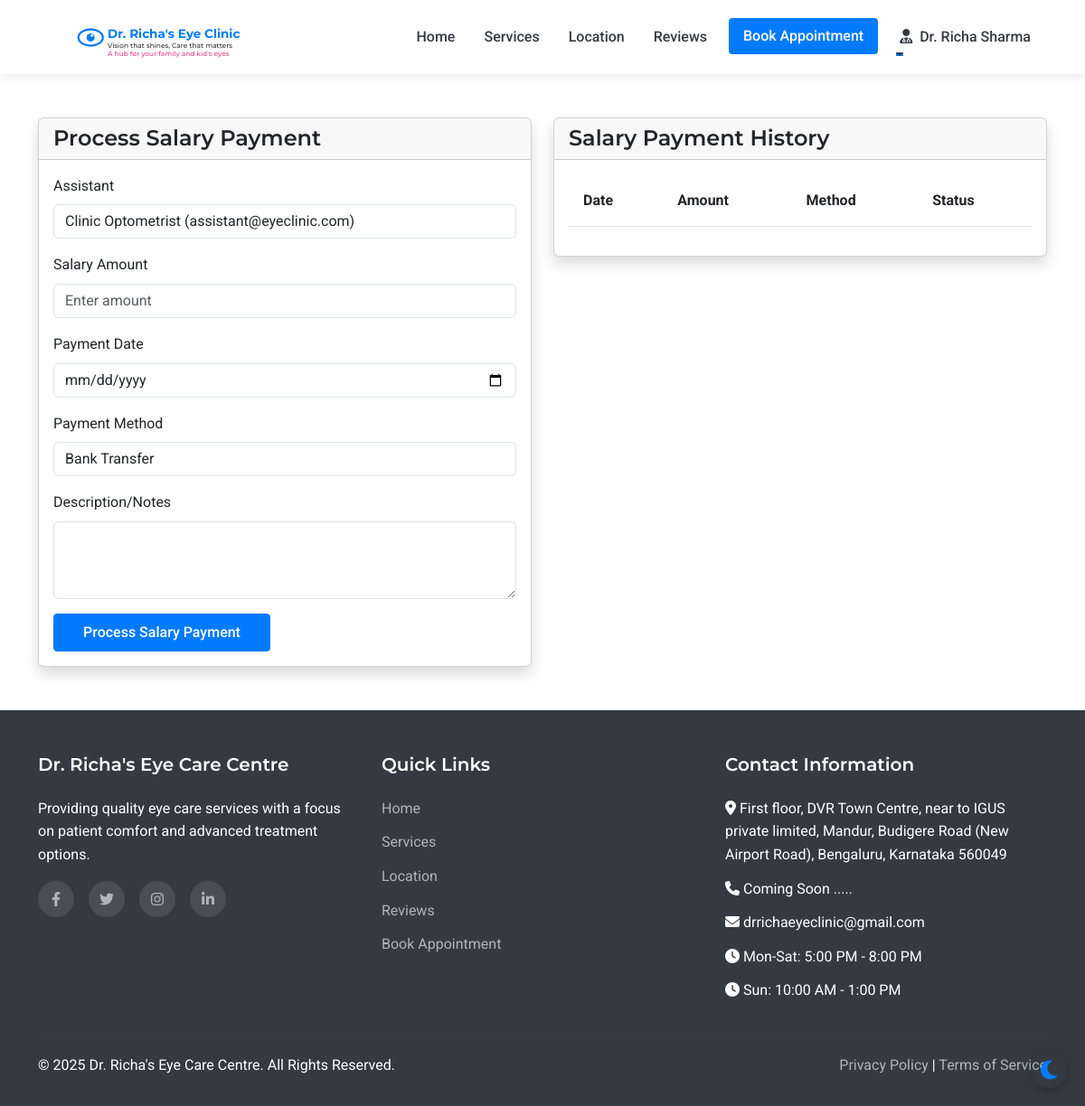
The page /admin/assistant-salary (signed in) on the database as committed earlier.
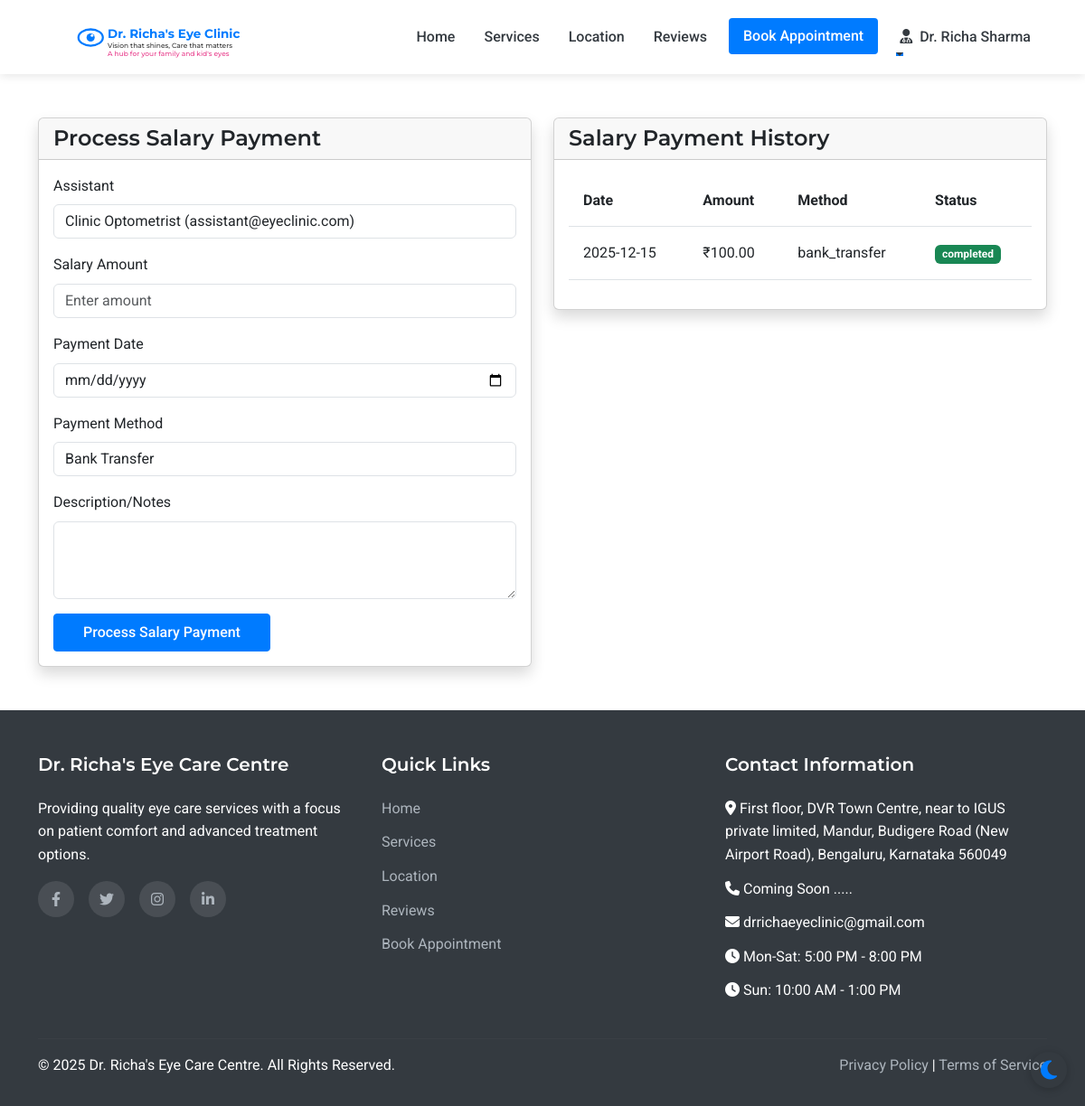
The same page on the database as committed later.
### models.py (models this page shows, shortened)
class Staff(UserMixin, db.Model):
    __abstract__ = True
    id = db.Column(db.Integer, primary_key=True)
    username = db.Column(db.String(64), unique=True, nullable=False)
    email = db.Column(db.String(120), unique=True, nullable=False)
    password_hash = db.Column(db.String(256), nullable=False)
    full_name = db.Column(db.String(100), nullable=False)
    mobile_number = db.Column(db.String(15), nullable=False)

class Doctor(Staff):
    __tablename__ = 'doctor'
    qualifications = db.Column(db.String(200), nullable=True)
    specialization = db.Column(db.String(200), nullable=True)

class Assistant(Staff):
    __tablename__ = 'assistant'
    position = db.Column(db.String(100), nullable=True, default='Optometrist')
    full_name = db.Column(db.String(100), nullable=True, default='Optometrist')
    joining_date = db.Column(db.Date, nullable=True)
    salary_records = db.relationship('Salary', backref='assistant', lazy=True)

class Salary(db.Model):
    id = db.Column(db.Integer, primary_key=True)
    assistant_id = db.Column(db.Integer, db.ForeignKey('assistant.id'), nullable=False)
    amount = db.Column(db.Float, nullable=False)
    payment_date = db.Column(db.Date, nullable=False)
    payment_method = db.Column(db.String(50), nullable=False)  # bank_transfer, cash, stripe, etc.
    transaction_id = db.Column(db.String(100), nullable=True)
    status = db.Column(db.String(20), default='pending')  # pending, completed, failed
    description = db.Column(db.Text, nullable=True)
    created_at = db.Column(db.DateTime, default=datetime.utcnow)

### routes.py (the view, shortened to what this page needs)
@app.route('/admin/assistant-salary', methods=['GET', 'POST'])
@login_required
def admin_assistant_salary():
    if not isinstance(current_user, Doctor):
        flash('Access denied. Doctor privileges required.', 'danger')
        return redirect(url_for('index'))
    form = SalaryForm()
    assistants = Assistant.query.all()
    form.assistant_id.choices = [(assistant.id, f"{assistant.full_name} ({assistant.email})") for assistant in assistants]
    assistants = Assistant.query.all()
    salary_records = []
    for assistant in assistants:
        assistant_salaries = Salary.query.filter_by(assistant_id=assistant.id).order_by(desc(Salary.payment_date)).all()
        salary_records.extend(assistant_salaries)
    salary_records.sort(key=lambda x: x.payment_date, reverse=True)
    return render_template('admin/assistant_salary.html', form=form, salary_records=salary_records, assistants=assistants)

### forms.py
class SalaryForm(FlaskForm):
    assistant_id = SelectField('Assistant', coerce=int, validators=[DataRequired()])
    amount = StringField('Salary Amount', validators=[DataRequired()])
    payment_date = DateField('Payment Date', validators=[DataRequired()])
    payment_method = SelectField('Payment Method', choices=[
        ('bank_transfer', 'Bank Transfer'),
        ('cash', 'Cash'),
        ('stripe', 'Stripe'),
        ('other', 'Other')
    ], validators=[DataRequired()])
    description = TextAreaField('Description/Notes', validators=[Optional(), Length(max=500)])
    submit = SubmitField('Process Salary Payment')

### app.py (called while the page is built)
@login_manager.user_loader
def load_user(user_id):
    from models import Doctor, Assistant, Admin, Patient
    try:
        if user_id.startswith('doctor_'):
            return Doctor.query.get(int(user_id.split('_')[1]))
        elif user_id.startswith('assistant_'):
            return Assistant.query.get(int(user_id.split('_')[1]))
        elif user_id.startswith('admin_'):
            return Admin.query.get(int(user_id.split('_')[1]))
        else:
            return Patient.query.get(int(user_id))
    except (ValueError, AttributeError):
        return None

### routes.py (called while the page is built)
@app.context_processor
def inject_now():
    return {'now': datetime.now()}

### templates/admin/assistant_salary.html (shortened to what this page needs)
{% extends 'layout.html' %}
{% block content %}
<div class="container py-5">
    <div class="row">
        <div class="col-lg-6">
            <div class="card shadow">
                <div class="card-header">
                    <h4 class="mb-0">Process Salary Payment</h4>
                </div>
                <div class="card-body">
                    <form method="POST">
                        <div class="mb-3">
                            {{ form.assistant_id.label(class="form-label") }}
                            {{ form.assistant_id(class="form-control") }}
                        </div>
                        <div class="mb-3">
                            {{ form.amount.label(class="form-label") }}
                            {{ form.amount(class="form-control", placeholder="Enter amount") }}
                        </div>
                        <div class="mb-3">
                            {{ form.payment_date.label(class="form-label") }}
                            {{ form.payment_date(class="form-control", type="date") }}
                        </div>
                        <div class="mb-3">
                            {{ form.payment_method.label(class="form-label") }}
                            {{ form.payment_method(class="form-control") }}
                        </div>
                        <div class="mb-3">
                            {{ form.description.label(class="form-label") }}
                            {{ form.description(class="form-control", rows="3") }}
                        </div>
                        {{ form.submit(class="btn btn-primary") }}
                    </form>
                </div>
            </div>
        </div>
        <div class="col-lg-6">
            <div class="card shadow">
                <div class="card-header">
                    <h4 class="mb-0">Salary Payment History</h4>
                </div>
                <div class="card-body">
                    <div class="table-responsive">
                        <table class="table">
                            <thead>
                                <tr>
                                    <th>Date</th>
                                    <th>Amount</th>
                                    <th>Method</th>
                                    <th>Status</th>
                                </tr>
                            </thead>
                            <tbody>
                                {% for salary in salary_records %}
                                <tr>
                                    <td>{{ salary.payment_date.strftime('%Y-%m-%d') }}</td>
                                    <td>₹{{ "%.2f"|format(salary.amount) }}</td>
                                    <td>{{ salary.payment_method }}</td>
                                    <td>
                                        <span class="badge bg-success">{{ salary.status }}</span>
                                    </td>
                                </tr>
                                {% endfor %}
                            </tbody>
                        </table>
                    </div>
                </div>
            </div>
        </div>
    </div>
</div>
{% endblock %}

### templates/layout.html (shortened to what this page needs)
<!DOCTYPE html>
<html lang="en">
<head>
    <link href="https://cdn.jsdelivr.net/npm/bootstrap@5.3.0-alpha1/dist/css/bootstrap.min.css" rel="stylesheet">
    <link rel="stylesheet" href="https://cdn.jsdelivr.net/npm/flatpickr/dist/flatpickr.min.css">
    <link rel="stylesheet" href="https://cdnjs.cloudflare.com/ajax/libs/font-awesome/6.1.1/css/all.min.css">
    <link rel="stylesheet" href="{{ url_for('static', filename='css/style.css') }}">
</head>
<body>
    <nav class="navbar navbar-expand-lg sticky-top">
        <div class="container">
            <a class="navbar-brand" href="{{ url_for('index') }}" id="clinic-logo">
                <div id="interactive-logo-container" style="height: 60px;"></div>
            </a>
            <div class="collapse navbar-collapse" id="navbarNav">
                <ul class="navbar-nav ms-auto">
                    <li class="nav-item">
                        <a class="nav-link {% if request.path == url_for('index') %}active{% endif %}" href="{{ url_for('index') }}">Home</a>
                    </li>
                    <li class="nav-item">
                        <a class="nav-link {% if request.path == url_for('services') %}active{% endif %}" href="{{ url_for('services') }}">Services</a>
                    </li>
                    <li class="nav-item">
                        <a class="nav-link {% if request.path == url_for('location') %}active{% endif %}" href="{{ url_for('location') }}">Location</a>
                    </li>
                    <li class="nav-item">
                        <a class="nav-link {% if request.path == url_for('reviews') %}active{% endif %}" href="{{ url_for('reviews') }}">Reviews</a>
                    </li>
                    <li class="nav-item">
                        <a class="nav-link btn btn-primary text-white px-3 ms-lg-2" href="{{ url_for('appointment') }}">Book Appointment</a>
                    </li>
                    {% if current_user.is_authenticated %}
                        {% if current_user.__class__.__name__ == 'Patient' %}
                            <li class="nav-item dropdown">
                                <a class="nav-link dropdown-toggle" href="#" id="navbarDropdown" role="button" data-bs-toggle="dropdown" aria-expanded="false">
                                    <i class="fas fa-user me-1"></i> {{ current_user.full_name }}
                                </a>
                                <ul class="dropdown-menu dropdown-menu-end" aria-labelledby="navbarDropdown">
                                    <li><a class="dropdown-item" href="{{ url_for('patient_dashboard') }}">Dashboard</a></li>
                                    <li><a class="dropdown-item" href="{{ url_for('patient_appointments') }}">My Appointments</a></li>
                                    <li><a class="dropdown-item" href="{{ url_for('patient_medical_records') }}">Medical Records</a></li>
                                    <li><hr class="dropdown-divider"></li>
                                    <li><a class="dropdown-item" href="{{ url_for('patient_logout') }}">Logout</a></li>
                                </ul>
                            </li>
                        {% else %}
                            <li class="nav-item dropdown">
                                <a class="nav-link dropdown-toggle" href="#" id="navbarDropdown" role="button" data-bs-toggle="dropdown" aria-expanded="false">
                                    <i class="fas fa-user-md me-1"></i> {{ current_user.full_name }}
                                </a>
                            </li>
                        {% endif %}
                    {% endif %}
                </ul>
            </div>
        </div>
    </nav>
    <main>
        {% block content %}{% endblock %}
    </main>
    <footer>
        <div class="container">
            <div class="row">
                <div class="col-md-4 mb-4 mb-md-0">
                    <h5>Dr. Richa's Eye Care Centre</h5>
                    <p class="mb-3">Providing quality eye care services with a focus on patient comfort and advanced treatment options.</p>
                    <div class="social-icons">
                        <a href="#" aria-label="Facebook"><i class="fab fa-facebook-f"></i></a>
                        <a href="#" aria-label="Twitter"><i class="fab fa-twitter"></i></a>
                        <a href="#" aria-label="Instagram"><i class="fab fa-instagram"></i></a>
                        <a href="#" aria-label="LinkedIn"><i class="fab fa-linkedin-in"></i></a>
                    </div>
                </div>
                <div class="col-md-4 mb-4 mb-md-0">
                    <h5>Quick Links</h5>
                    <ul>
                        <li><a href="{{ url_for('index') }}">Home</a></li>
                        <li><a href="{{ url_for('services') }}">Services</a></li>
                        <li><a href="{{ url_for('location') }}">Location</a></li>
                        <li><a href="{{ url_for('reviews') }}">Reviews</a></li>
                        <li><a href="{{ url_for('appointment') }}">Book Appointment</a></li>
                    </ul>
                </div>
                <div class="col-md-4">
                    <h5>Contact Information</h5>
                    <ul>
                        <li><i class="fas fa-map-marker-alt"></i> First floor, DVR Town Centre, near to     IGUS private limited, Mandur, Budigere Road (New Airport Road), Bengaluru, Karnataka 560049</li>
                        <li><i class="fas fa-phone"></i> Coming Soon .....</li>
                        <li><i class="fas fa-envelope"></i> drrichaeyeclinic@gmail.com</li>
                        <li><i class="fas fa-clock"></i> Mon-Sat: 5:00 PM - 8:00 PM</li>
                        <li><i class="fas fa-clock"></i> Sun: 10:00 AM - 1:00 PM</li>
                    </ul>
                </div>
            </div>
            <hr class="mt-4 mb-3" style="border-color: rgba(255,255,255,0.1);">
            <div class="row">
                <div class="col-md-6">
                    <p class="mb-md-0">&copy; {{ now.year }} Dr. Richa's Eye Care Centre. All Rights Reserved.</p>
                </div>
                <div class="col-md-6 text-md-end">
                    <p class="mb-0">
                        <a href="#">Privacy Policy</a> |
                        <a href="#">Terms of Service</a>
                    </p>
                </div>
            </div>
        </div>
    </footer>
</body>
</html>

### static/css/style.css (style rules this page uses)
:root { --primary-color: #007bff; --secondary-color: #6c757d; --accent-color: #17a2b8; --light-color: #f8f9fa; --dark-color: #343a40; --success-color: #28a745; --warning-color: #ffc107; --danger-color: #dc3545; --white: #ffffff; --light-blue: #e6f2ff; --transition: all 0.3s ease; --bg-color: #ffffff; --text-color: #343a40; --card-bg: #ffffff; --border-color: #dee2e6; --footer-bg: #343a40; --footer-text: #ffffff; --hero-overlay: rgba(0, 123, 255, 0.85); }
body { font-family: 'Roboto', sans-serif; color: var(--text-color, var(--dark-color)); line-height: 1.6; background-color: var(--bg-color, var(--white)); transition: background-color 0.3s ease, color 0.3s ease; }
h1, h2, h3, h4, h5, h6 { font-family: 'Montserrat', sans-serif; font-weight: 600; }
.navbar { box-shadow: 0 2px 4px rgba(0, 0, 0, 0.1); padding: 1rem 2rem; background-color: var(--card-bg, var(--white)); transition: background-color 0.3s ease; }
.navbar-brand { font-weight: 700; color: var(--primary-color); font-size: 1.5rem; }
#interactive-logo-container { width: 300px; height: 40px !important; cursor: pointer; display: flex; align-items: center; justify-content: flex-start; transition: var(--transition); margin-right: 20px; }
.navbar { transition: transform 0.4s ease-in-out; box-shadow: 0 2px 10px rgba(0, 0, 0, 0.1); }
.nav-link { color: var(--dark-color); font-weight: 500; margin: 0 0.5rem; position: relative; transition: var(--transition); }
.nav-link::after { content: ''; position: absolute; width: 0; height:1.5px; bottom: 0; left: 0; background-color: var(--primary-color); transition: var(--transition); }
.table td, .table th { padding: 1rem; vertical-align: middle; }
.btn-primary { background-color: var(--primary-color); border-color: var(--primary-color); padding: 0.5rem 2rem; font-weight: 500; border-radius: 4px; transition: var(--transition); }
footer { background-color: var(--dark-color); color: var(--white); padding: 3rem 0 2rem; }
footer h5 { font-weight: 600; margin-bottom: 1.5rem; }
footer ul { list-style: none; padding-left: 0; }
footer ul li { margin-bottom: 0.75rem; }
footer a { color: #adb5bd; text-decoration: none; transition: var(--transition); }
.social-icons { display: flex; gap: 1rem; }
.social-icons a { display: flex; align-items: center; justify-content: center; width: 40px; height: 40px; border-radius: 50%; background-color: rgba(255, 255, 255, 0.1); transition: var(--transition); }

Rows that differ between the two databases and show on the page:
added Salary: payment_date "2025-12-15", amount "100.00", payment_method "bank_transfer", status "completed"
